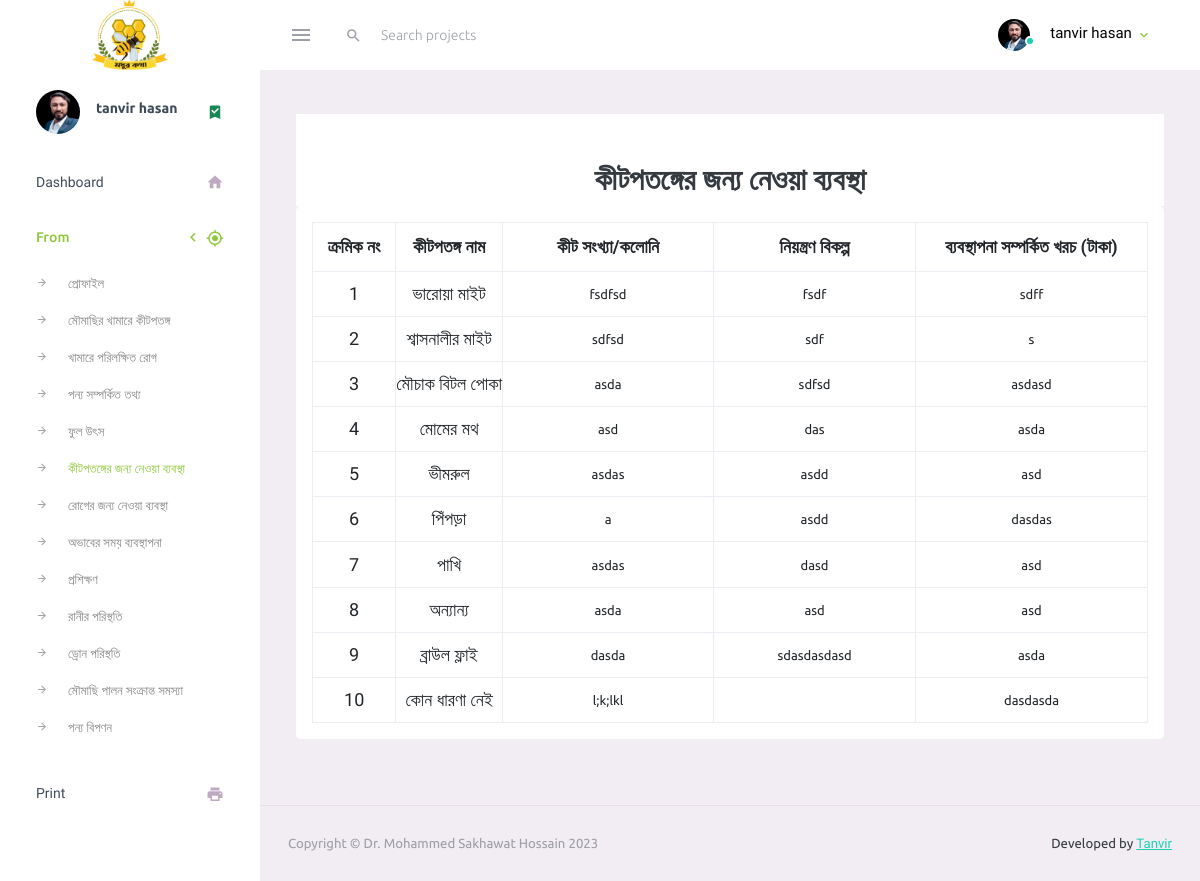
The page /bebostha_neya19.php (signed in) on the database its author committed.
### tables this page shows
CREATE TABLE `atem_to_kitpotog_19` (
  `id` int(10) NOT NULL,
  `user_id` int(10) NOT NULL,
  `kit_name` varchar(255) NOT NULL,
  `kit_sokkha` varchar(255) NOT NULL,
  `niyoton_bikolp` varchar(255) NOT NULL,
  `costforatem` varchar(255) NOT NULL
);

### config/function.php (called while the page is built, shortened)
<?php
function SelectData($TableName, $moresql){
    global $conn;
    $sql = "SELECT * FROM $TableName $moresql";
    $select = mysqli_query($conn, $sql);
    return $select;
}
?>

### bebostha_neya19.php (the view, shortened to what this page needs)
<?php
require_once "inc/header.php";
?>
<div class="row justify-content-md-center">
    <div class="col-12">
        <div class="text-center bg-white table-title">
            <h2 class="p-2 m-0 pt-5">কীটপতঙ্গের জন্য নেওয়া ব্যবস্থা</h2>
        </div>
        <div class="card p-3 form_tabkle">
            <form action="" method="post">
                <table class="table table-bordered">
                    <tr>
                        <th>ক্রমিক নং</th>
                        <th>কীটপতঙ্গ নাম</th>
                        <th>কীট সংখ্যা/কলোনি</th>
                        <th>নিয়ন্ত্রণ বিকল্প</th>
                        <th>ব্যবস্থাপনা সম্পর্কিত খরচ (টাকা)</th>
                    </tr>
                    <?php
                    $i = 1;
                    $data = SelectData('atem_to_kitpotog_19', "WHERE user_id='$id_user'");
                    while ($row = $data->fetch_object()) { ?>
                        <tr>
                            <td><?= $i++; ?></td>
                            <td><?= $row->kit_name; ?></td>
                            <td><input type="text" id="kit_sokkha<?php echo $row->id ?>" value="<?= $row->kit_sokkha ?>" class="form-control"></td>
                            <td><input type="text" id="niyoton_bikolp<?php echo $row->id ?>" value="<?= $row->niyoton_bikolp ?>" class="form-control"></td>
                            <td><input type="text" id="costforatem<?php echo $row->id ?>" value="<?= $row->costforatem ?>" class="form-control"></td>
                        </tr>
                    <?php } ?>
                </table>
            </form>
        </div>
    </div>
</div>
<?php require_once "inc/footer.php" ?>

### rows shown on the page
atem_to_kitpotog_19: kit_name "ভারোয়া মাইট", kit_sokkha "fsdfsd", niyoton_bikolp "fsdf", costforatem "sdff"
atem_to_kitpotog_19: kit_name "শ্বাসনালীর মাইট", kit_sokkha "sdfsd", niyoton_bikolp "sdf", costforatem "s"
atem_to_kitpotog_19: kit_name "মৌচাক বিটল পোকা", kit_sokkha "asda", niyoton_bikolp "sdfsd", costforatem "asdasd"
atem_to_kitpotog_19: kit_name "মোমের মথ", kit_sokkha "asd", niyoton_bikolp "das", costforatem "asda"
atem_to_kitpotog_19: kit_name "ভীমরুল", kit_sokkha "asdas", niyoton_bikolp "asdd", costforatem "asd"
atem_to_kitpotog_19: kit_name "পিঁপড়া", kit_sokkha "a", niyoton_bikolp "asdd", costforatem "dasdas"
atem_to_kitpotog_19: kit_name "পাখি", kit_sokkha "asdas", niyoton_bikolp "dasd", costforatem "asd"
atem_to_kitpotog_19: kit_name "অন্যান্য", kit_sokkha "asda", niyoton_bikolp "asd", costforatem "asd"
atem_to_kitpotog_19: kit_name "ব্রাউল ফ্লাই", kit_sokkha "dasda", niyoton_bikolp "sdasdasdasd", costforatem "asda"
atem_to_kitpotog_19: kit_name "কোন ধারণা নেই", kit_sokkha "l;k;lkl", costforatem "dasdasda"

### other values the page prints
UserData($userid, 'name') "tanvir hasan"
